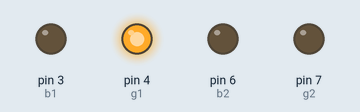
Bench run of a sketch on a simulated Arduino Uno, built with avr-gcc and run on an emulated ATmega328P. On the bench: output pins drawn as LEDs (lit = HIGH). Pins used as bus, display or sensor lines are not drawn.

Above: at 2.5 s.
At 9.5 s:
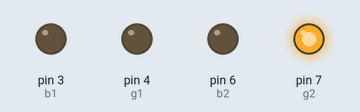
At 13.0 s:
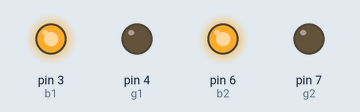
Timing chart, 0 to 18.2 s (numbered marks = the images above):
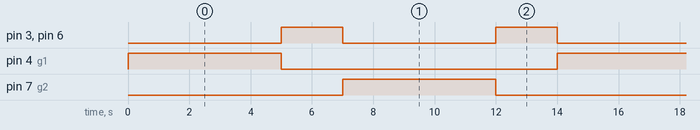

The sketch:

TWO_WAY_TRAFFIC_LIGHT.ino
```cpp
int r1 = 2;
int b1 = 3;
int g1 = 4;
int r2 = 5;
int b2 = 6;
int g2 = 7;

void setup() {

  pinMode(r1, OUTPUT);
  pinMode(b1, OUTPUT);
  pinMode(g1, OUTPUT);
  pinMode(r2, OUTPUT);
  pinMode(b2, OUTPUT);
  pinMode(g2, OUTPUT);


  digitalWrite(g1, HIGH);
  digitalWrite(b1, LOW);
  digitalWrite(r1, LOW);
  digitalWrite(g2, LOW);
  digitalWrite(b2, LOW);
  digitalWrite(r2, HIGH);
}

void loop() {

  digitalWrite(g1, HIGH);
  digitalWrite(b1, LOW);
  digitalWrite(r1, LOW);
  digitalWrite(g2, LOW);
  digitalWrite(b2, LOW);
  digitalWrite(r2, HIGH);
  delay(5000);


  digitalWrite(g1, LOW);
  digitalWrite(b1, HIGH);
  digitalWrite(r1, LOW);
  digitalWrite(g2, LOW);
  digitalWrite(b2, HIGH);
  digitalWrite(r2, LOW);
  delay(2000);


  digitalWrite(g1, LOW);
  digitalWrite(b1, LOW);
  digitalWrite(r1, HIGH);
  digitalWrite(g2, HIGH);
  digitalWrite(b2, LOW);
  digitalWrite(r2, LOW);
  delay(5000);


  digitalWrite(g1, LOW);
  digitalWrite(b1, HIGH);
  digitalWrite(r1, LOW);
  digitalWrite(g2, LOW);
  digitalWrite(b2, HIGH);
  digitalWrite(r2, LOW);
  delay(2000);
}
```

Measured:
- by itself, pin 3 (b1), pin 6 (b2): alternates HIGH for 2.0 s and LOW for 5.0 s
- by itself, pin 4 (g1), pin 7 (g2): alternates HIGH for 5.0 s and LOW for 9.0 s
- by itself, everything shown: repeats every 14.0 s, in 4 steps
